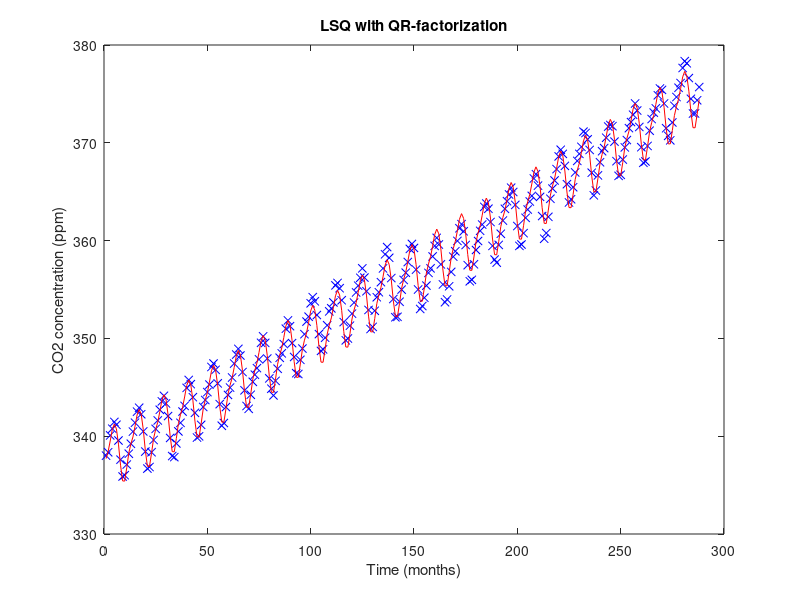

MATLAB code for this plot:
function [res] = lsp()
%LSP 
close all;

mauna = load('mauna.dat');
Q = mauna(:,2:13)';
b = Q(:);
m = length(b);
t = (1:m)';

alpha = 0.00037;
e = ones(m,1);
res = zeros(3,1);

for n=1:3
    A = [e exp(alpha*t) cos(2*pi*t*(1:n)/12) sin(2*pi*t*(1:n)/12)];
    [q,r] = qr(A);
    x = r\(q'*b);
    res(n) = norm(A*x-b);
end

plot(t,b,'bx',t,A*x,'r-');title('LSQ with QR-factorization');xlabel('Time (months)');
ylabel('CO2 concentration (ppm)');

end

